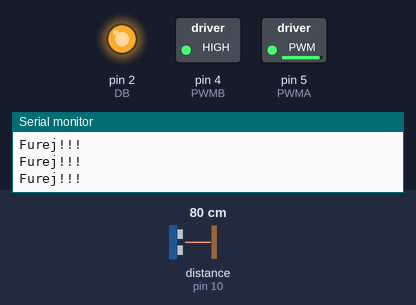
A sketch run on a simulated Arduino Uno, built with avr-gcc and run on an emulated ATmega328P. Shown: switched loads named in the sketch (green lamp = pin HIGH), output pins drawn as LEDs (lit = HIGH), the last lines printed to the serial monitor. Wiring (inferred from the names in the program): ultrasonic range finder: trigger pin 15; echo pin 10. The inputs (shaded band) are chosen by the test bench; at power-on: distance to the obstacle (sensor on pin 10) 80 cm. The echo pulse lasts 58.3 µs per cm; pins used as bus, display or sensor lines are not drawn.

Above: at 4.2 s.
4.3 s: distance to the obstacle (sensor on pin 10) set to 5 cm
5.8 s: distance to the obstacle (sensor on pin 10) set to 2 cm
At 7.4 s:
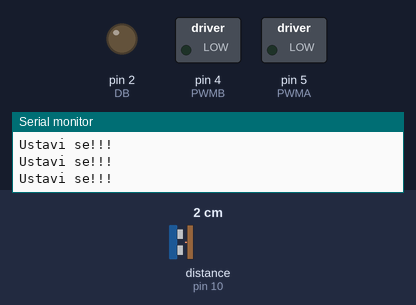
8.0 s: distance to the obstacle (sensor on pin 10) set to 9 cm
At 9.0 s:
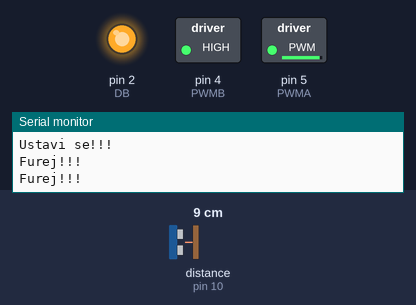
Timing chart, 0 to 11.0 s (numbered marks = the images above; inputs shaded):
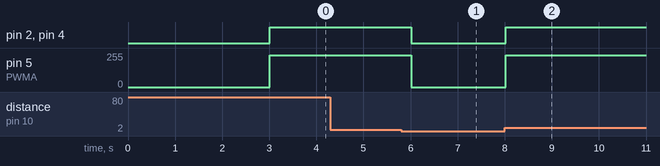

Measured:
- the behaviour switches between 4 and 3 cm on distance to the obstacle (sensor on pin 10) (found by bisection; images 0 and 1)
- after the input at 5.8 s, pin 2 (DB), pin 4 (PWMB): HIGH → LOW after 0.22 s; pin 5 (PWMA): 238/255 → 0/255 after 0.22 s
- after the input at 8.0 s, pin 2 (DB), pin 4 (PWMB): LOW → HIGH at once; pin 5 (PWMA): 0/255 → 238/255 at once

The sketch:

Car_Senzor.ino
```cpp
//-----------------------------------------------------------------------
// --- Meritev razdalje s pomočjo ultrazvočnega senzorja HC-SR04---------

int PWMA=5; //Moč motorja A    D1
int PWMB=4; //Moč motorja B    D2
int DA=0;   //Smer vrtenja motorja A   D3
int DB=2;   //Smer vrtenja motorja B   D4
#define trigPin 15        // Pin oddajnika/sprožilca  SD3
#define echoPin 10        // Pin sprejemnika          D8
long cas_odboja;
long razdalja;


//-----------------------------------------------------------------------
// --- Začetni pogoji ---------------------------------------------------
void setup() {
  Serial.begin (9600);
  delay (3000);
  Serial.println("Meritev razdalje.");

  pinMode(trigPin, OUTPUT);
  pinMode(echoPin, INPUT);
  pinMode(PWMA, OUTPUT);
  pinMode(PWMB, OUTPUT);
  pinMode(DA, OUTPUT);
  pinMode(DB, OUTPUT);
}


//-----------------------------------------------------------------------
// --- Neskončna zanka --------------------------------------------------
void loop() {

  digitalWrite(trigPin, LOW);               //Ugasnemo ultrazvočni oddajnik
  delayMicroseconds(2);
  digitalWrite(trigPin, HIGH);              //Vključimo ultrazvočni oddajnik
  delayMicroseconds(10);                    //Oddajamo 10 mikrosekund
  digitalWrite(trigPin, LOW);               //Ugasnemo ultrazvočni oddajnik
  cas_odboja = pulseIn(echoPin, HIGH);      //Vključimo ultrazvočni sprejemnik in merimo čas odboja
  razdalja = (cas_odboja/2) / 29.1;         //Preračun časa v razdaljo

  if (razdalja >= 4)
  {
    Serial.println("Furej!!!");
    digitalWrite(DA, LOW);     // Nastavitev smeri vrtenja motorja A
    analogWrite(PWMA, 750);   // Omogočimo izhod za motor A
    digitalWrite(DB, HIGH);
    analogWrite(PWMB, 750);
  }

  else if (razdalja <= 3)
  {
    Serial.println("Ustavi se!!!");
    digitalWrite(DA, HIGH);
    digitalWrite(PWMA, LOW);
    digitalWrite(DB, LOW);
    digitalWrite(PWMB, LOW);

  }


  delay(500);

}
```
